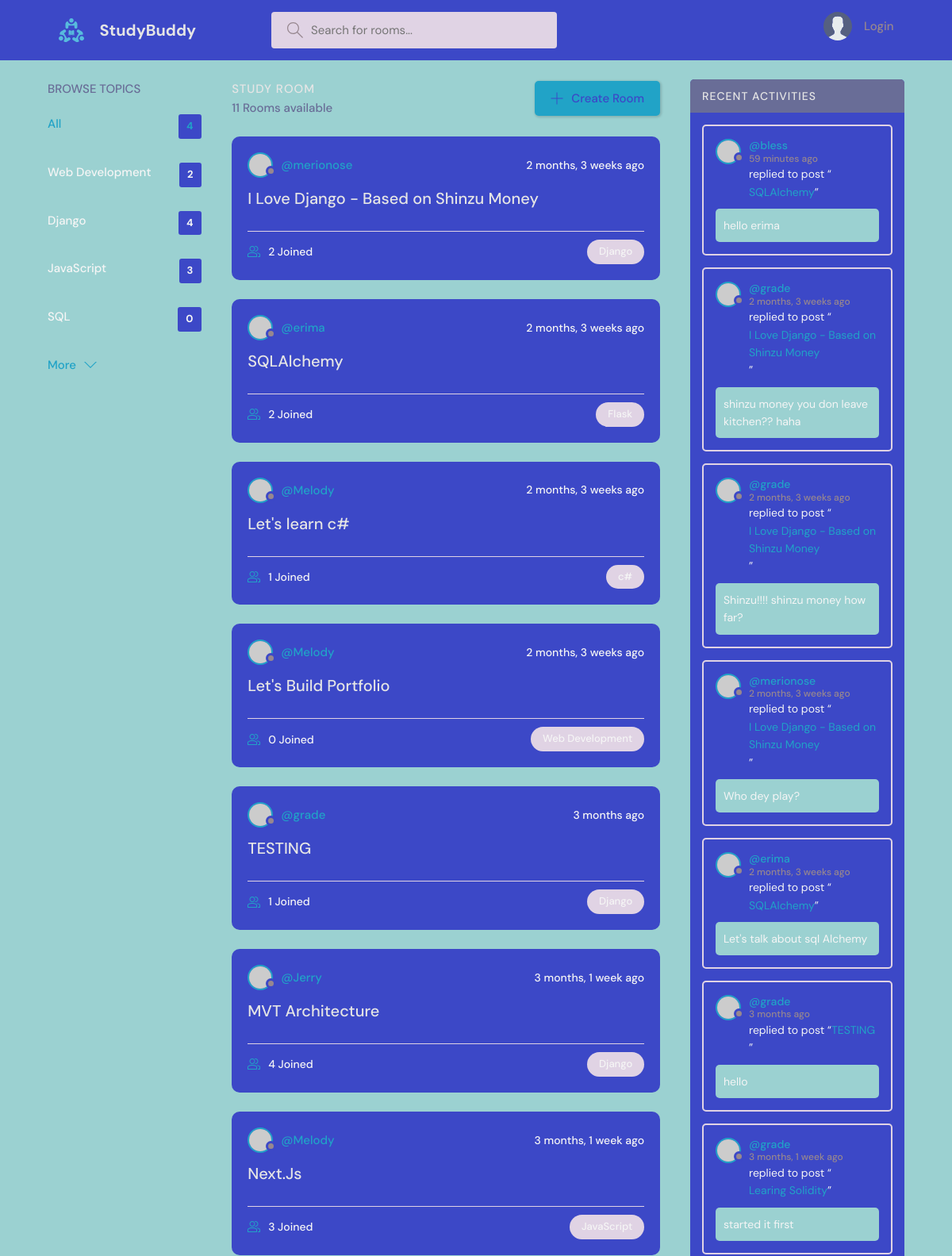
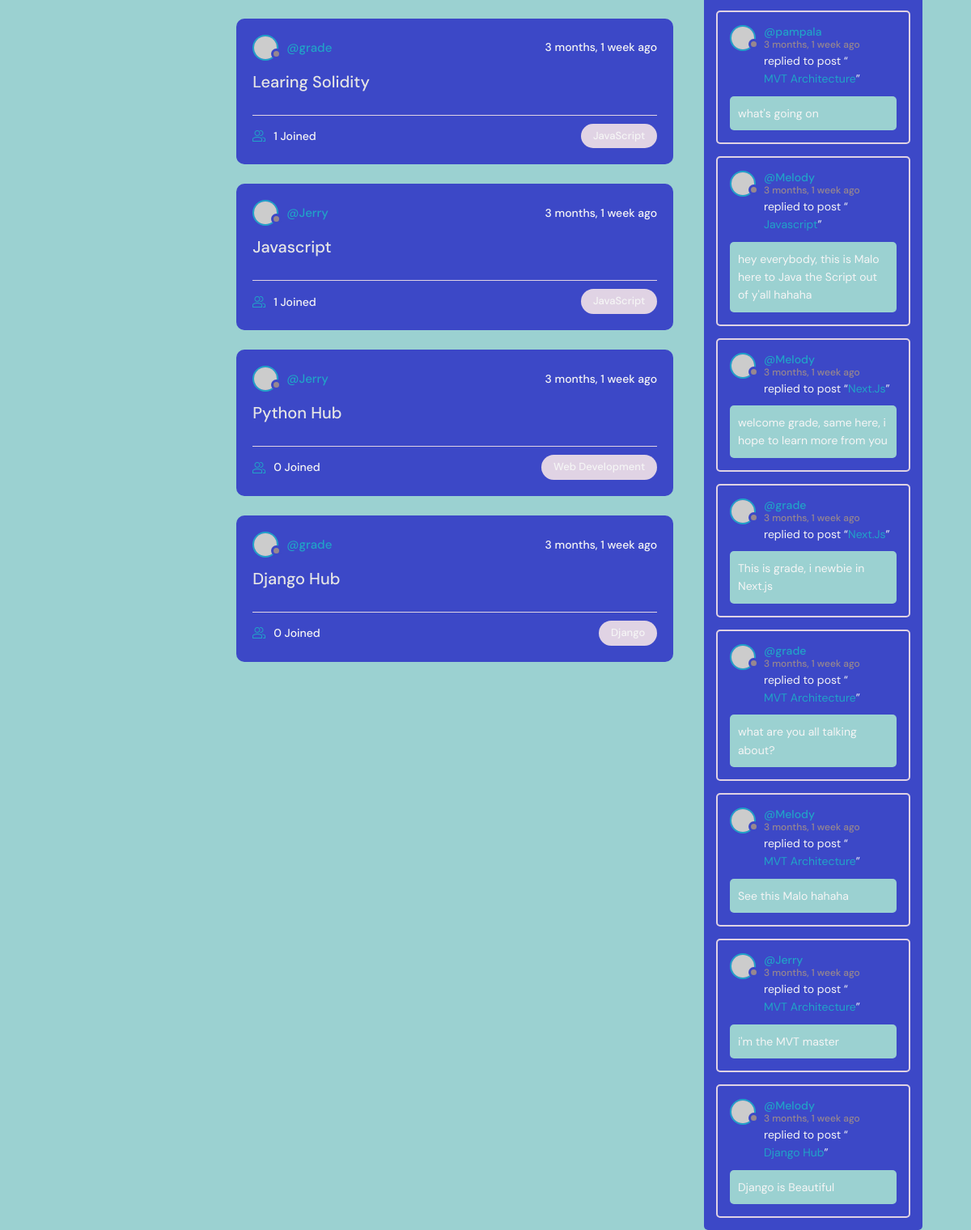
The page / on the database its author committed (2 pictures, top to bottom).
### base/models.py (models this page shows, shortened)
class Topic(models.Model):
    name = models.CharField(max_length=200)

class Room(models.Model):
    host = models.ForeignKey(User, on_delete=models.SET_NULL, null=True)
    topic = models.ForeignKey(Topic, on_delete=models.SET_NULL, null=True)
    name = models.CharField(max_length=200)
    description = models.TextField(null=True, blank=True)
    participants = models.ManyToManyField(
        User, related_name='participants', blank=True)
    updated = models.DateTimeField(auto_now=True)
    created = models.DateTimeField(auto_now_add=True)
    def __str__(self):
        return self.name
    class Meta:
        ordering = ['-updated', '-created']

class Message(models.Model):
    user = models.ForeignKey(User, on_delete=models.CASCADE)
    room = models.ForeignKey(Room, on_delete=models.CASCADE)
    body = models.TextField()
    updated = models.DateTimeField(auto_now=True)
    created = models.DateTimeField(auto_now_add=True)
    class Meta:
        ordering = ['-updated', '-created']

### base/views.py (the view)
# urls.py: path('', views.home, name='home'),
def home(request):
    q = request.GET.get('q') if request.GET.get('q') != None else ''
    rooms = Room.objects.filter(
        Q(topic__name__icontains=q) |
        Q(name__icontains=q) |
        Q(description__icontains=q)
    )
    topics = Topic.objects.all()[0:4]
    room_messages = Message.objects.filter(
        Q(room__topic__name__icontains=q) | Q(room__name__icontains=q))
    room_count = rooms.count()
    context = {'rooms': rooms, 'topics': topics,
               'room_count': room_count, 'room_messages': room_messages}
    return render(request, 'base/home.html', context)

### base/templates/base/home.html (shortened to what this page needs)
{% extends 'main.html' %}
{% load static %}
{% block content %}
<main class="layout layout--3">
  <div class="container">
    {% include 'base/topics_components.html' %}
    <div class="roomList">
      <div class="roomList__header">
        <div>
          <h2>Study Room</h2>
          <p>{{room_count}} Rooms available</p>
        </div>
        <a class="btn btn--main" href="{% url 'create-room' %}">
          <svg
            version="1.1"
            xmlns="http://www.w3.org/2000/svg"
            width="32"
            height="32"
            viewBox="0 0 32 32"
          >
            <title>add</title>
            <path
              d="M16.943 0.943h-1.885v14.115h-14.115v1.885h14.115v14.115h1.885v-14.115h14.115v-1.885h-14.115v-14.115z"
            ></path>
          </svg>
          Create Room
        </a>
      </div>
      {% include 'base/feed_components.html' %}
    </div>
    {% include 'base/activity_components.html' %}
  </div>
</main>
{% endblock %}

### base/templates/base/topics_components.html
<div class="topics">
  <div class="topics__header">
    <h2>Browse Topics</h2>
  </div>
  <ul class="topics__list">
    <li>
      <a href="{% url 'home' %}" class="active"
        >All <span>{{topics.count}}</span></a
      >
    </li>
    {% for topic in topics %}
    <li>
      <a href="{% url 'home' %}?q={{topic.name}}"
        >{{topic.name}} <span>{{topic.room_set.all.count}}</span></a
      >
    </li>
    {% endfor %}
  </ul>
  <a class="btn btn--link" href="{% url 'topics' %}">
    More
    <svg
      version="1.1"
      xmlns="http://www.w3.org/2000/svg"
      width="32"
      height="32"
      viewBox="0 0 32 32"
    >
      <title>chevron-down</title>
      <path d="M16 21l-13-13h-3l16 16 16-16h-3l-13 13z"></path>
    </svg>
  </a>
</div>

### base/templates/base/feed_components.html (shortened to what this page needs)
{% for room in rooms %}
<div class="roomListRoom">
  <div class="roomListRoom__header">
    <a
      href="{% url 'user-profile' room.host.id %}"
      class="roomListRoom__author"
    >
      <div class="avatar avatar--small">
        <img src="https://randomuser.me/api/portraits/women/11.jpg" />
      </div>
      <span>@{{room.host.username}}</span>
    </a>
    <div class="roomListRoom__actions">
      <span>{{room.created|timesince}} ago</span>
    </div>
  </div>
  <div class="roomListRoom__content">
    <a href="{% url 'room' room.id %}">{{room.name}}</a>
  </div>
  <div class="roomListRoom__meta">
    <a href="{% url 'room' room.id %}" class="roomListRoom__joined">
      {{room.participants.all.count}} Joined
    </a>
    <p class="roomListRoom__topic">{{room.topic.name}}</p>
  </div>
</div>
{% endfor %}

### base/templates/base/activity_components.html (shortened to what this page needs)
<div class="activities">
  <div class="activities__header">
    <h2>Recent Activities</h2>
  </div>
  {% for message in room_messages %}
  <div class="activities__box">
    <div class="activities__boxHeader roomListRoom__header">
      <a
        href="{% url 'user-profile' message.user.id %}"
        class="roomListRoom__author"
      >
        <div class="avatar avatar--small">
          <img src="https://randomuser.me/api/portraits/women/11.jpg" />
        </div>
        <p>
          @{{message.user.username}}
          <span>{{message.created|timesince}} ago</span>
        </p>
      </a>
    </div>
    <div class="activities__boxContent">
      <p>
        replied to post “<a href="{% url 'room' message.room.id %}"
          >{{message.room}}</a
        >”
      </p>
      <div class="activities__boxRoomContent">{{message.body}}</div>
    </div>
  </div>
  {% endfor %}
</div>

### rows shown on the page
Topic: name "Web Development", room_set.all.count "2"
Topic: name "Django", room_set.all.count "4"
Topic: name "JavaScript", room_set.all.count "3"
Topic: name "SQL", room_set.all.count "0"
Room: host.username "merionose", created "2 months, 3 weeks", name "I Love Django - Based on Shinzu Money", participants.all.count "2", topic.name "Django"
Room: host.username "erima", created "2 months, 3 weeks", name "SQLAlchemy", participants.all.count "2", topic.name "Flask"
Room: host.username "Melody", created "2 months, 3 weeks", name "Let's learn c#", participants.all.count "1", topic.name "c#"
Room: host.username "Melody", created "2 months, 3 weeks", name "Let's Build Portfolio", participants.all.count "0", topic.name "Web Development"
Room: host.username "grade", created "3 months", name "TESTING", participants.all.count "1", topic.name "Django"
Room: host.username "Jerry", created "3 months, 1 week", name "MVT Architecture", participants.all.count "4", topic.name "Django"
Room: host.username "Melody", created "3 months, 1 week", name "Next.Js", participants.all.count "3", topic.name "JavaScript"
Room: host.username "grade", created "3 months, 1 week", name "Learing Solidity", participants.all.count "1", topic.name "JavaScript"
Room: host.username "Jerry", created "3 months, 1 week", name "Javascript", participants.all.count "1", topic.name "JavaScript"
Room: host.username "Jerry", created "3 months, 1 week", name "Python Hub", participants.all.count "0", topic.name "Web Development"
Room: host.username "grade", created "3 months, 1 week", name "Django Hub", participants.all.count "0", topic.name "Django"
Message: user.username "bless", created "59 minutes", room "SQLAlchemy", body "hello erima"
Message: user.username "grade", created "2 months, 3 weeks", room "I Love Django - Based on Shinzu Money", body "shinzu money you don leave kitchen?? haha"
Message: user.username "grade", created "2 months, 3 weeks", room "I Love Django - Based on Shinzu Money", body "Shinzu!!!! shinzu money how far?"
Message: user.username "merionose", created "2 months, 3 weeks", room "I Love Django - Based on Shinzu Money", body "Who dey play?"
Message: user.username "erima", created "2 months, 3 weeks", room "SQLAlchemy", body "Let's talk about sql Alchemy"
Message: user.username "grade", created "3 months", room "TESTING", body "hello"
Message: user.username "grade", created "3 months, 1 week", room "Learing Solidity", body "started it first"
Message: user.username "pampala", created "3 months, 1 week", room "MVT Architecture", body "what's going on"
Message: user.username "Melody", created "3 months, 1 week", room "Javascript", body "hey everybody, this is Malo here to Java the Script out of y'all hahaha"
Message: user.username "Melody", created "3 months, 1 week", room "Next.Js", body "welcome grade, same here, i hope to learn more from you"
Message: user.username "grade", created "3 months, 1 week", room "Next.Js", body "This is grade, i newbie in Next.js"
Message: user.username "grade", created "3 months, 1 week", room "MVT Architecture", body "what are you all talking about?"
Message: user.username "Melody", created "3 months, 1 week", room "MVT Architecture", body "See this Malo hahaha"
Message: user.username "Jerry", created "3 months, 1 week", room "MVT Architecture", body "i'm the MVT master"
Message: user.username "Melody", created "3 months, 1 week", room "Django Hub", body "Django is Beautiful"

### other values the page prints
{{ topics.count }} "4"
{{ room_count }} "11"
